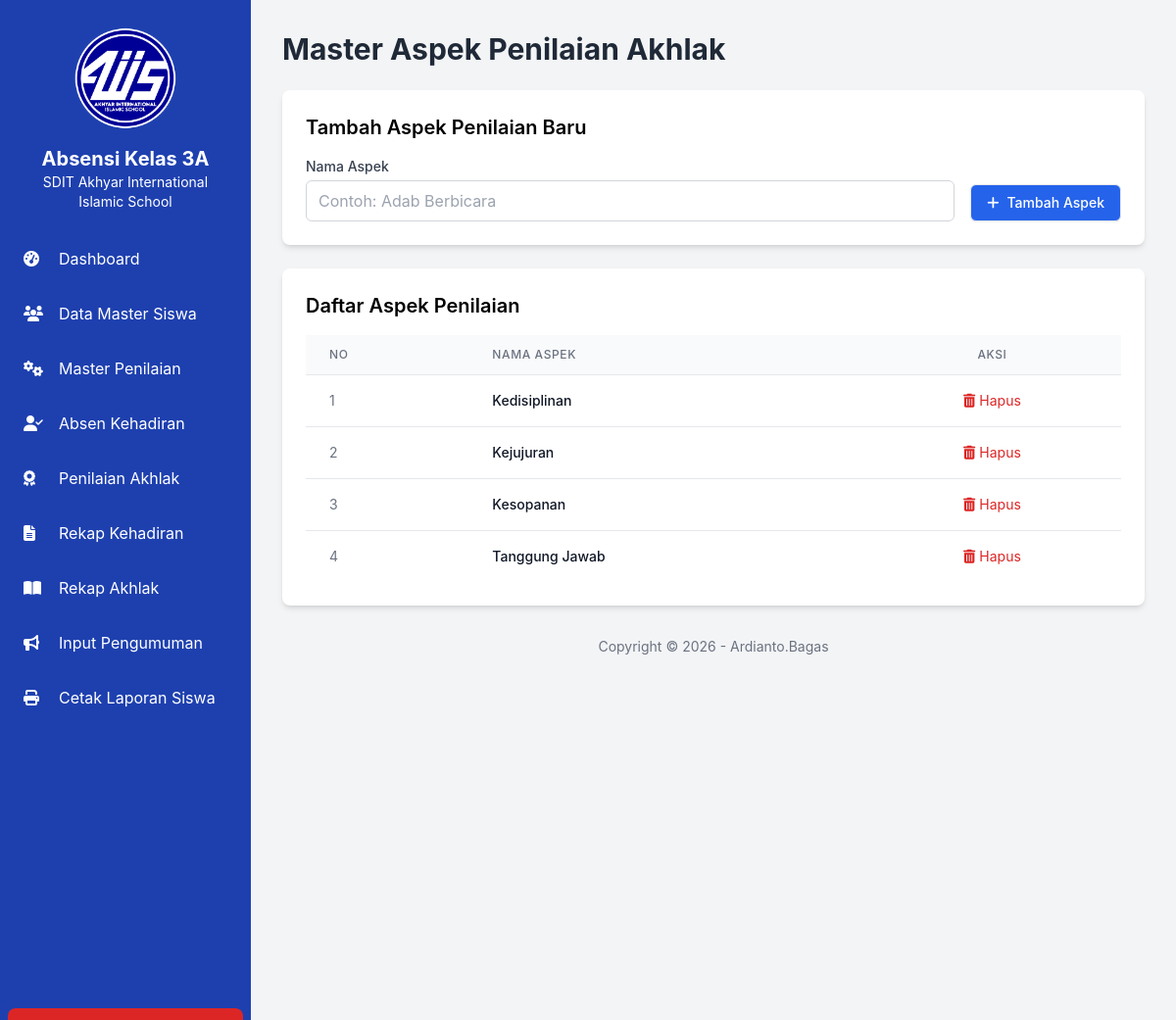
Screenshot of /master_akhlak.php (signed in) with the database file from the repository.
### tables this page shows
CREATE TABLE IF NOT EXISTS `master_aspek` (
  `id_aspek` int(11) NOT NULL AUTO_INCREMENT,
  `nama_aspek` varchar(255) NOT NULL,
  PRIMARY KEY (`id_aspek`),
  UNIQUE KEY `nama_aspek` (`nama_aspek`)
);

### master_akhlak.php (the view, shortened to what this page needs)
<?php
include 'config.php';
$result_aspek = mysqli_query($koneksi, "SELECT * FROM master_aspek ORDER BY nama_aspek ASC");
?>
<h1 class="text-3xl font-bold text-gray-800 mb-6">Master Aspek Penilaian Akhlak</h1>
<div class="bg-white p-6 rounded-lg shadow-md mb-6">
    <h2 class="text-xl font-semibold mb-4">Tambah Aspek Penilaian Baru</h2>
    <form action="master_akhlak.php" method="post" class="flex items-end gap-4">
        <div class="flex-grow">
            <label for="nama_aspek" class="block text-sm font-medium text-gray-700">Nama Aspek</label>
            <input type="text" name="nama_aspek" id="nama_aspek" class="mt-1 block w-full px-3 py-2 border border-gray-300 rounded-md" placeholder="Contoh: Adab Berbicara" required>
        </div>
        <div>
            <button type="submit" class="py-2 px-4 border shadow-sm text-sm font-medium rounded-md text-white bg-blue-600 hover:bg-blue-700">
                <i class="fas fa-plus mr-2"></i>Tambah Aspek
            </button>
        </div>
    </form>
</div>
<div class="bg-white p-6 rounded-lg shadow-md">
    <h2 class="text-xl font-semibold mb-4">Daftar Aspek Penilaian</h2>
    <div class="overflow-x-auto">
        <table class="min-w-full divide-y divide-gray-200">
            <thead class="bg-gray-50">
                <tr>
                    <th class="px-6 py-3 text-left text-xs font-medium text-gray-500 uppercase tracking-wider">No</th>
                    <th class="px-6 py-3 text-left text-xs font-medium text-gray-500 uppercase tracking-wider">Nama Aspek</th>
                    <th class="px-6 py-3 text-center text-xs font-medium text-gray-500 uppercase tracking-wider">Aksi</th>
                </tr>
            </thead>
            <tbody class="bg-white divide-y divide-gray-200">
                <?php $no = 1; while($aspek = mysqli_fetch_assoc($result_aspek)): ?>
                <tr>
                    <td class="px-6 py-4 text-sm text-gray-500"><?= $no++ ?></td>
                    <td class="px-6 py-4 text-sm font-medium text-gray-900"><?= e($aspek['nama_aspek']) ?></td>
                    <td class="px-6 py-4 text-sm text-center">
                        <a href="master_akhlak.php?hapus=<?= $aspek['id_aspek'] ?>&csrf_token=<?= get_csrf_token() ?>" class="text-red-600 hover:text-red-900" onclick="event.preventDefault(); showDeleteModal(this.href);">
                            <i class="fas fa-trash-alt"></i> Hapus
                        </a>
                    </td>
                </tr>
                <?php endwhile; ?>
            </tbody>
        </table>
    </div>
</div>

### config.php (style rules this page uses)
body { font-family: 'Inter', sans-serif; }

### rows the page displays
master_aspek: nama_aspek "Kedisiplinan"
master_aspek: nama_aspek "Kejujuran"
master_aspek: nama_aspek "Kesopanan"
master_aspek: nama_aspek "Tanggung Jawab"

### other values shown
$nama_sekolah "SDIT Akhyar International Islamic School"
